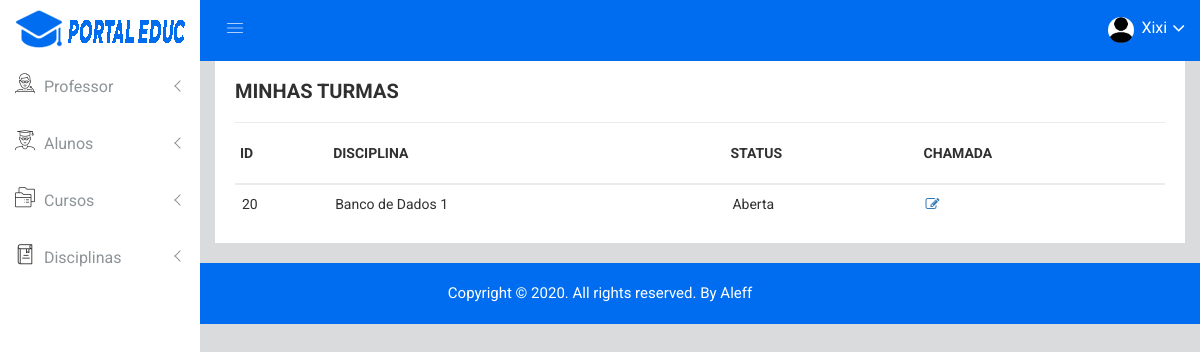
The page /minhas-disciplinas (signed in) on the database as committed earlier.
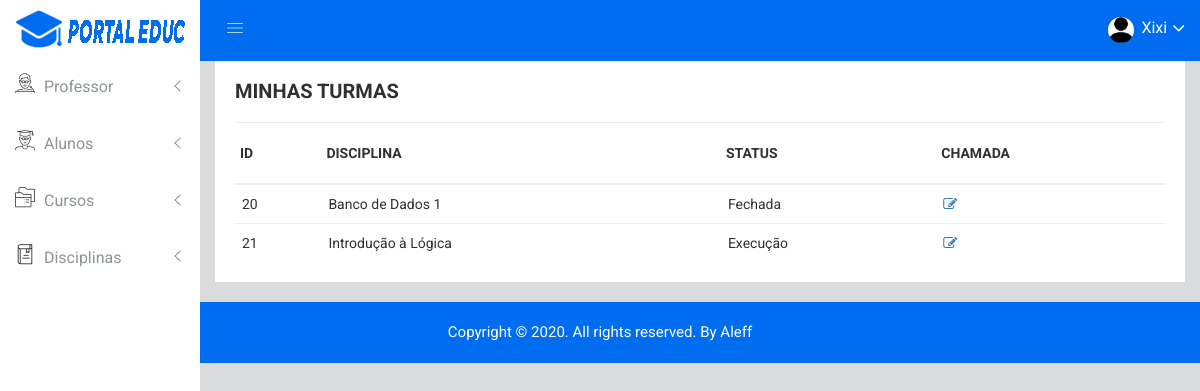
The same page on the database as committed later.
### app/models.py (models this page shows, shortened)
class DisciplinasInstance(models.Model):
    disciplina = models.ForeignKey(Disciplina, on_delete=models.CASCADE)
    prof = models.ForeignKey(User, on_delete=models.CASCADE, limit_choices_to={'groups__name': 'Professores'})
    alunos = models.ManyToManyField(User,related_name='Alunos', blank=True, limit_choices_to={'groups__name':'Alunos'})
    LOAN_STATUS = (
        ('a', 'Aberta'),
        ('f', 'Fechada'),
        ('e', 'Execução'),
        ('l', 'Finalizada'),
    )
    status = models.CharField(
        max_length=1,
        choices=LOAN_STATUS,
        blank=True,
        default='f',
        help_text='Status da Disciplina',
    )
    class Meta:
        ordering = ['id']

class Disciplina(models.Model):
    nome = models.CharField(max_length=50)
    requisitos = models.ManyToManyField('self', null=True, blank=True, symmetrical=False)
    def __str__(self):
        return str(self.nome)

### app/views.py (the view)
# urls.py: path('minhas-disciplinas', views.minhas_discipinas, name='minhas-disciplinas'),
@permission_required('app.change_disciplinas', login_url='/restrito')
@login_required(login_url='/login')
def minhas_discipinas(request):
    user = request.user
    disciplinas = DisciplinasInstance.objects.filter(prof=user)
    return render(request, 'minhas-disciplinas.html', {'disciplinas': disciplinas})

### app/templates/minhas-disciplinas.html (shortened to what this page needs)
{% extends "header.html" %}
{% block content %}
        <div class="product-status mg-b-15">
            <div class="container-fluid">
                <div class="row">
                    <div class="col-lg-12 col-md-12 col-sm-12 col-xs-12">
                        <div class="product-status-wrap">
                            <h4>MINHAS TURMAS</h4>
                            <div class="asset-inner">
                                <table>
                                    <tr>
                                        <th>ID</th>
                                        <th>DISCIPLINA</th>
                                        <th>STATUS</th>
                                        <th>CHAMADA</th>
                                    </tr>
                                    {% for x in disciplinas %}
                                    <tr>
                                        <td>{{x.id}}</td>
                                        <td>{{x.disciplina}}</td>
                                        <td>{{x.get_status_display}}</td>
                                        <td>
                                            {% if perms.app.change_disciplinas %}
                                            <a href="{% url 'view-disciplina' pk=x.pk %}" data-toggle="tooltip" title="Edit" class="pd-setting-ed"><i class="fa fa-pencil-square-o" aria-hidden="true"></i></a>
                                            {% endif %}
                                        </td>
                                    </tr>
                                    {% endfor %}
                                </table>
                            </div>
                        </div>
                    </div>
                </div>
            </div>
        </div>
    </div>
{% endblock %}

Rows that differ between the two databases and show on the page:
changed DisciplinasInstance "Banco de Dados 1": status "Aberta" → "Fechada"
added DisciplinasInstance: id "21", disciplina "Introdução à Lógica", status "Execução"
